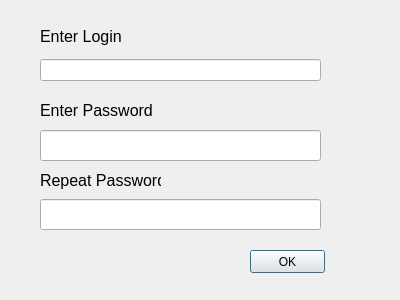
<?xml version="1.0" encoding="UTF-8"?>
<ui version="4.0">
 <class>NewAccount</class>
 <widget class="QDialog" name="NewAccount">
  <property name="geometry">
   <rect>
    <x>0</x>
    <y>0</y>
    <width>400</width>
    <height>300</height>
   </rect>
  </property>
  <property name="windowTitle">
   <string>Dialog</string>
  </property>
  <widget class="QPushButton" name="okButton">
   <property name="geometry">
    <rect>
     <x>250</x>
     <y>250</y>
     <width>75</width>
     <height>23</height>
    </rect>
   </property>
   <property name="text">
    <string>OK</string>
   </property>
  </widget>
  <widget class="QLineEdit" name="passwordLine1">
   <property name="geometry">
    <rect>
     <x>40</x>
     <y>130</y>
     <width>281</width>
     <height>31</height>
    </rect>
   </property>
  </widget>
  <widget class="QLineEdit" name="passwordLine2">
   <property name="geometry">
    <rect>
     <x>40</x>
     <y>199</y>
     <width>281</width>
     <height>31</height>
    </rect>
   </property>
  </widget>
  <widget class="QLabel" name="label_2">
   <property name="geometry">
    <rect>
     <x>40</x>
     <y>100</y>
     <width>131</width>
     <height>20</height>
    </rect>
   </property>
   <property name="font">
    <font>
     <pointsize>12</pointsize>
    </font>
   </property>
   <property name="text">
    <string>Enter Password</string>
   </property>
  </widget>
  <widget class="QLabel" name="label_3">
   <property name="geometry">
    <rect>
     <x>40</x>
     <y>170</y>
     <width>121</width>
     <height>20</height>
    </rect>
   </property>
   <property name="font">
    <font>
     <pointsize>12</pointsize>
    </font>
   </property>
   <property name="text">
    <string>Repeat Password</string>
   </property>
  </widget>
  <widget class="QLabel" name="statusLabel">
   <property name="geometry">
    <rect>
     <x>40</x>
     <y>250</y>
     <width>191</width>
     <height>21</height>
    </rect>
   </property>
   <property name="font">
    <font>
     <pointsize>12</pointsize>
    </font>
   </property>
   <property name="text">
    <string/>
   </property>
  </widget>
  <widget class="QWidget" name="">
   <property name="geometry">
    <rect>
     <x>40</x>
     <y>20</y>
     <width>281</width>
     <height>61</height>
    </rect>
   </property>
   <layout class="QVBoxLayout" name="verticalLayout">
    <item>
     <widget class="QLabel" name="label">
      <property name="font">
       <font>
        <pointsize>12</pointsize>
       </font>
      </property>
      <property name="text">
       <string>Enter Login</string>
      </property>
     </widget>
    </item>
    <item>
     <widget class="QLineEdit" name="loginLine"/>
    </item>
   </layout>
  </widget>
 </widget>
 <resources/>
 <connections/>
</ui>
